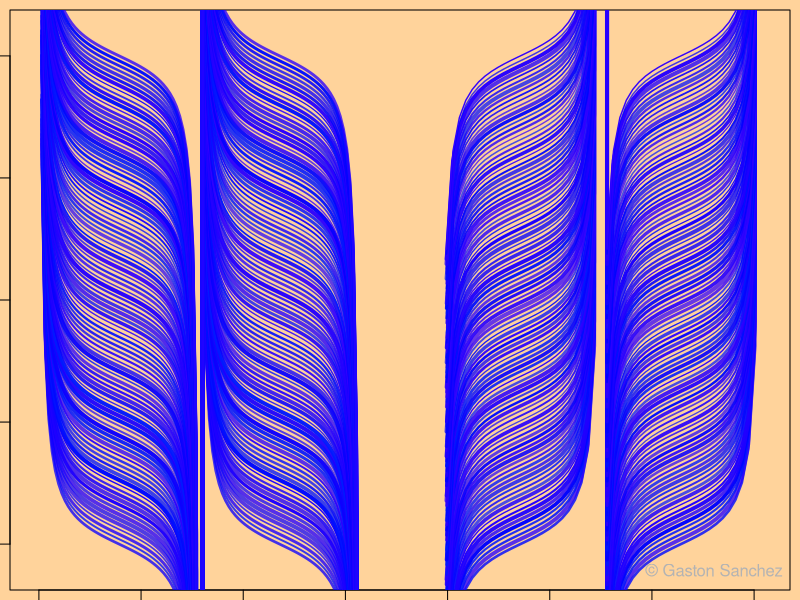

The R script that drew this image:
# generate pairs of x-y values
x1 = c(seq(0, pi, length = 50), seq(pi, 2*pi, length = 50))
y1 = cos(x1) / sin(x1)
x2 = seq(1.02 * 2 * pi + pi/2, 4*pi + pi/2, length = 50)
y2 = tan(x2)

# set graphical parameters
op = par(bg="burlywood1", mar=rep(.5,4))

# plot
plot(c(x1, x2), c(y1, y2), type = "n", ylim = c(-11, 11))
for (i in seq(-10, 10, length = 100))
{
  lines(x1, y1 + i, col = hsv(runif(1,.65,.7), 1, 1, runif(1,.7)), 
        lwd = 4 * runif(1, 0.3))
  lines(x2, y2 + i, col = hsv(runif(1,.65,.7), 1, 1, runif(1,.7)), 
        lwd = 4 * runif(1, 0.3))
}

# note the hsv command is for filling color and is generally of the format
# hsv(h=1,s=1,v=1,alpha ) here h,s & v can lie between 0 to 1

# signature
legend("bottomright", legend = "© Gaston Sanchez", bty = "n", text.col = "gray70")